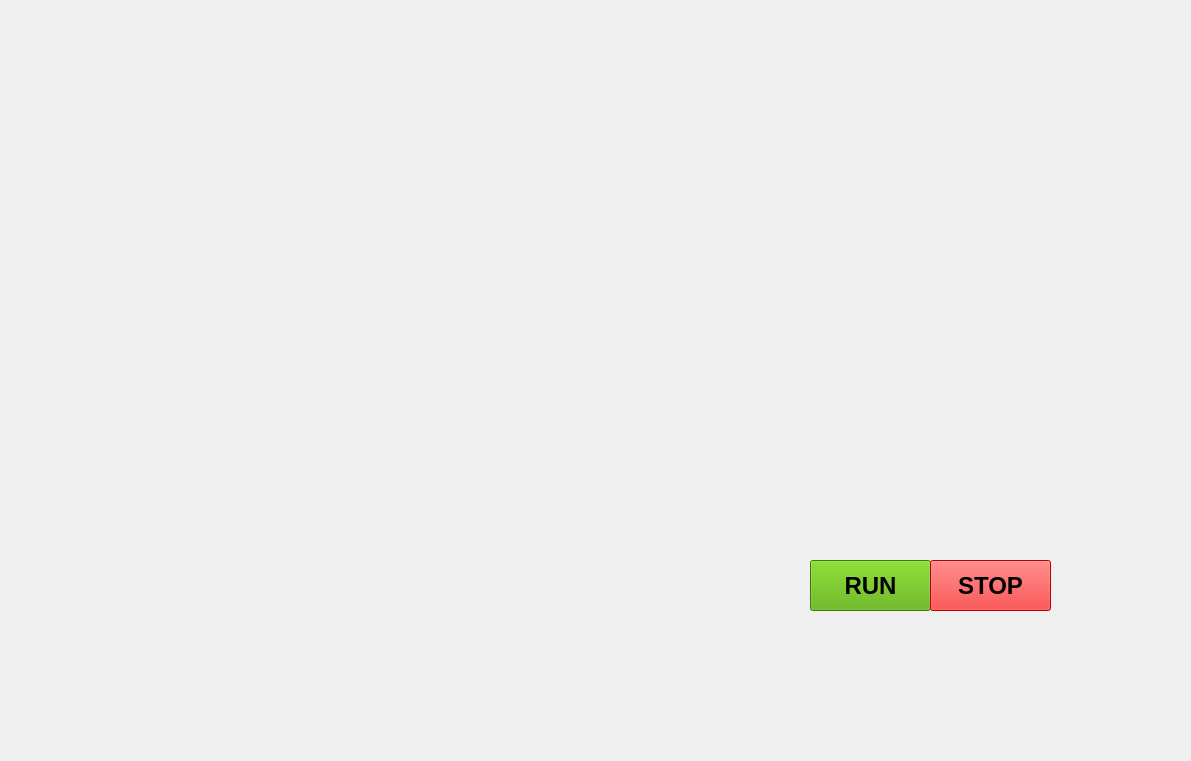
<?xml version="1.0" encoding="UTF-8"?>
<ui version="4.0">
 <class>MainWindow</class>
 <widget class="QMainWindow" name="MainWindow">
  <property name="geometry">
   <rect>
    <x>0</x>
    <y>0</y>
    <width>1191</width>
    <height>761</height>
   </rect>
  </property>
  <property name="windowTitle">
   <string>MainWindow</string>
  </property>
  <widget class="QWidget" name="centralwidget">
   <widget class="QLabel" name="label">
    <property name="geometry">
     <rect>
      <x>0</x>
      <y>0</y>
      <width>1191</width>
      <height>761</height>
     </rect>
    </property>
    <property name="text">
     <string/>
    </property>
    <property name="pixmap">
     <pixmap>arc.gif</pixmap>
    </property>
    <property name="scaledContents">
     <bool>true</bool>
    </property>
   </widget>
   <widget class="QPushButton" name="pushButton">
    <property name="geometry">
     <rect>
      <x>810</x>
      <y>560</y>
      <width>121</width>
      <height>51</height>
     </rect>
    </property>
    <property name="font">
     <font>
      <pointsize>18</pointsize>
      <weight>75</weight>
      <bold>true</bold>
     </font>
    </property>
    <property name="styleSheet">
     <string notr="true">background-color: rgb(85, 170, 0);</string>
    </property>
    <property name="text">
     <string>RUN</string>
    </property>
   </widget>
   <widget class="QPushButton" name="pushButton_2">
    <property name="geometry">
     <rect>
      <x>930</x>
      <y>560</y>
      <width>121</width>
      <height>51</height>
     </rect>
    </property>
    <property name="font">
     <font>
      <pointsize>18</pointsize>
      <weight>75</weight>
      <bold>true</bold>
     </font>
    </property>
    <property name="styleSheet">
     <string notr="true">background-color: rgb(255, 0, 0);</string>
    </property>
    <property name="text">
     <string>STOP</string>
    </property>
   </widget>
   <widget class="QLabel" name="label_2">
    <property name="geometry">
     <rect>
      <x>10</x>
      <y>10</y>
      <width>541</width>
      <height>141</height>
     </rect>
    </property>
    <property name="text">
     <string/>
    </property>
    <property name="pixmap">
     <pixmap>T8bahf.gif</pixmap>
    </property>
    <property name="scaledContents">
     <bool>true</bool>
    </property>
   </widget>
   <widget class="QTextBrowser" name="textBrowser">
    <property name="geometry">
     <rect>
      <x>650</x>
      <y>40</y>
      <width>261</width>
      <height>61</height>
     </rect>
    </property>
    <property name="font">
     <font>
      <family>Segoe UI Semibold</family>
      <pointsize>16</pointsize>
      <weight>75</weight>
      <bold>true</bold>
     </font>
    </property>
    <property name="styleSheet">
     <string notr="true">background:transparent;
border-radius:none;
</string>
    </property>
   </widget>
   <widget class="QTextBrowser" name="textBrowser_2">
    <property name="geometry">
     <rect>
      <x>910</x>
      <y>40</y>
      <width>261</width>
      <height>61</height>
     </rect>
    </property>
    <property name="font">
     <font>
      <family>Segoe UI Semibold</family>
      <pointsize>16</pointsize>
      <weight>75</weight>
      <bold>true</bold>
     </font>
    </property>
    <property name="styleSheet">
     <string notr="true">background:transparent;
border-radius:none;
</string>
    </property>
   </widget>
  </widget>
 </widget>
 <resources/>
 <connections/>
</ui>
